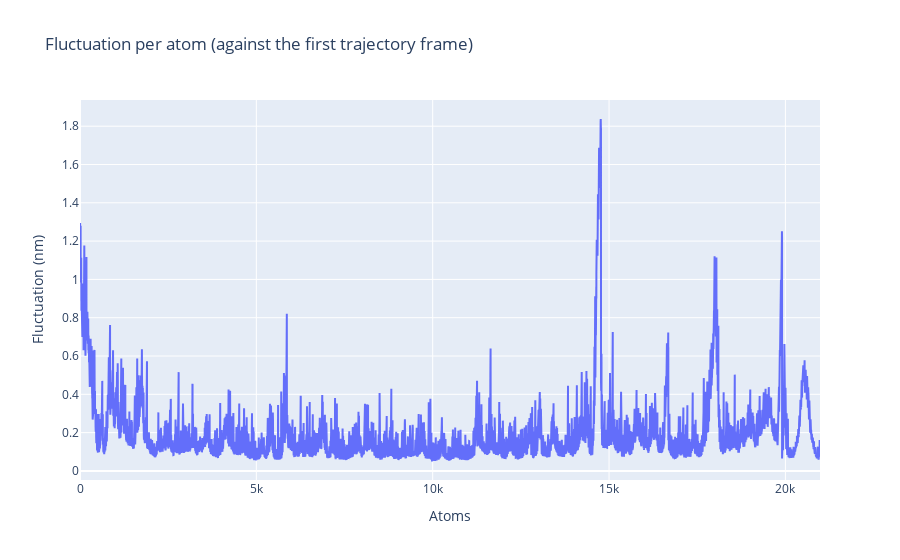

The code cell stored with this chart in its notebook:
### Markdown cell above
#### Display the results

### Code cell
# Set the plot
atoms = list(range(len(rmsf_values)))
fig = go.Figure({
    "data": [ go.Scatter(x = atoms, y = rmsf_values) ],
    "layout": go.Layout(
        title = 'Fluctuation per atom (against the first trajectory frame)',
        xaxis = {'title': 'Atoms'},
        yaxis = {'title': 'Fluctuation (nm)'}
    )
})
fig.show()

### Figure 1 — Plotly figure (JSON) as saved in the notebook; plotly's stock layout.template omitted (floating-point values rounded to 4 significant figures; data arrays with more than 128 entries replaced by an {"elided": "..."} marker saying what was removed)
{"data": [{"type": "scatter", "x": {"elided": "20982 int values"}, "y": {"elided": "20982 float values"}}], "layout": {"title": {"text": "Fluctuation per atom (against the first trajectory frame)"}, "xaxis": {"title": {"text": "Atoms"}}, "yaxis": {"title": {"text": "Fluctuation (nm)"}}}}
